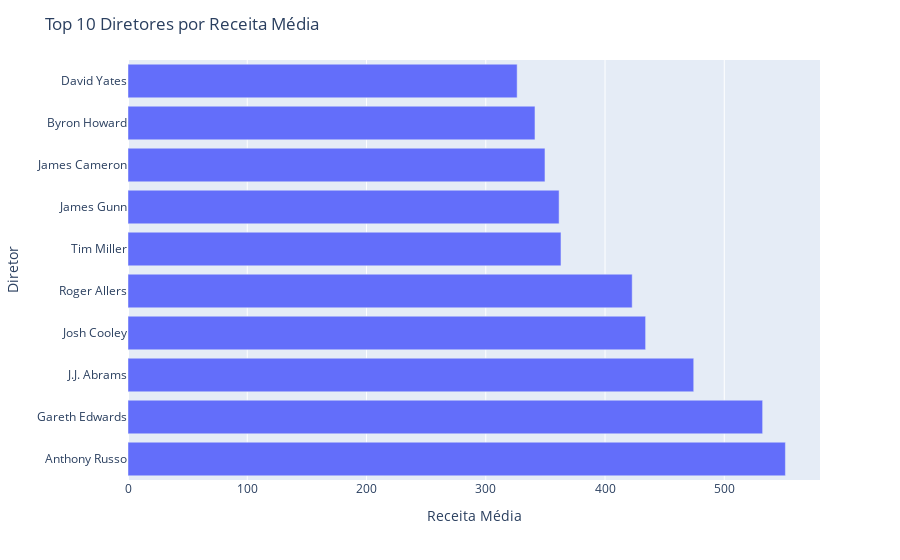

The code cell stored with this chart in its notebook:
### Code cell
#investigando a influência dos diretores no sucesso do filme
diretor_receita = movie.groupby('Director')['Gross'].mean().sort_values(ascending=False).head(10)
fig = px.bar(diretor_receita, x=diretor_receita.values, y=diretor_receita.index, orientation='h')

#atualiza o layout do gráfico
fig.update_layout(title='Top 10 Diretores por Receita Média',
                  xaxis_title='Receita Média',
                  yaxis_title='Diretor')

#mostra o gráfico
fig.show()

### Figure 1 — Plotly figure (JSON) as saved in the notebook; plotly's stock layout.template omitted (floating-point values rounded to 4 significant figures)
{"data": [{"alignmentgroup": "True", "hovertemplate": "x=%{x}<br>Director=%{y}<extra></extra>", "legendgroup": "", "marker": {"color": "#636efa", "pattern": {"shape": ""}}, "name": "", "offsetgroup": "", "orientation": "h", "showlegend": false, "textposition": "auto", "type": "bar", "x": [551.3, 532.2, 474.4, 434.0, 422.8, 363.1, 361.5, 349.6, 341.3, 326.3], "xaxis": "x", "y": ["Anthony Russo", "Gareth Edwards", "J.J. Abrams", "Josh Cooley", "Roger Allers", "Tim Miller", "James Gunn", "James Cameron", "Byron Howard", "David Yates"], "yaxis": "y"}], "layout": {"barmode": "relative", "legend": {"tracegroupgap": 0}, "margin": {"t": 60}, "title": {"text": "Top 10 Diretores por Receita Média"}, "xaxis": {"anchor": "y", "domain": [0, 1], "title": {"text": "Receita Média"}}, "yaxis": {"anchor": "x", "domain": [0, 1], "title": {"text": "Diretor"}}}}
